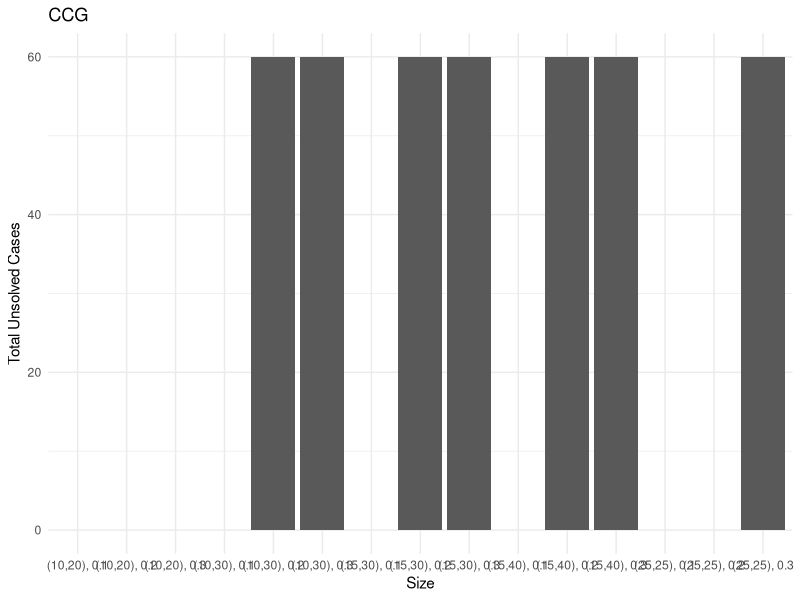
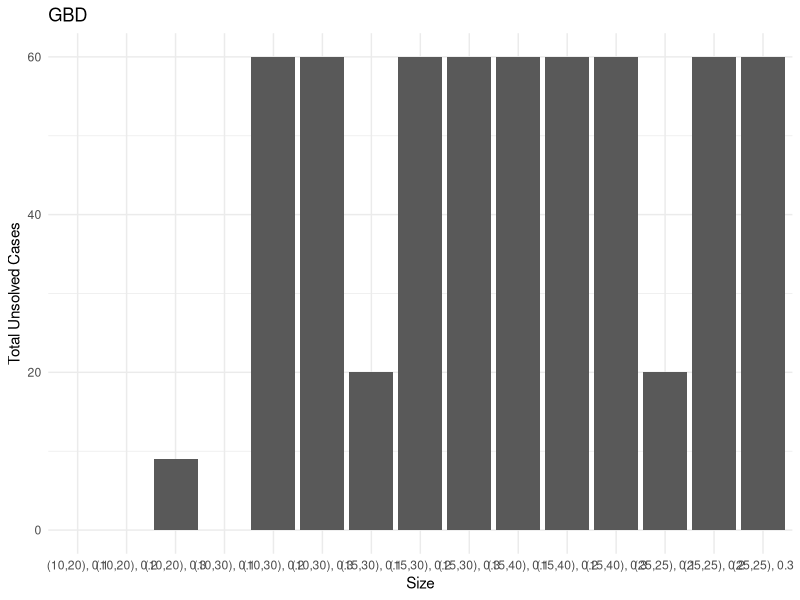
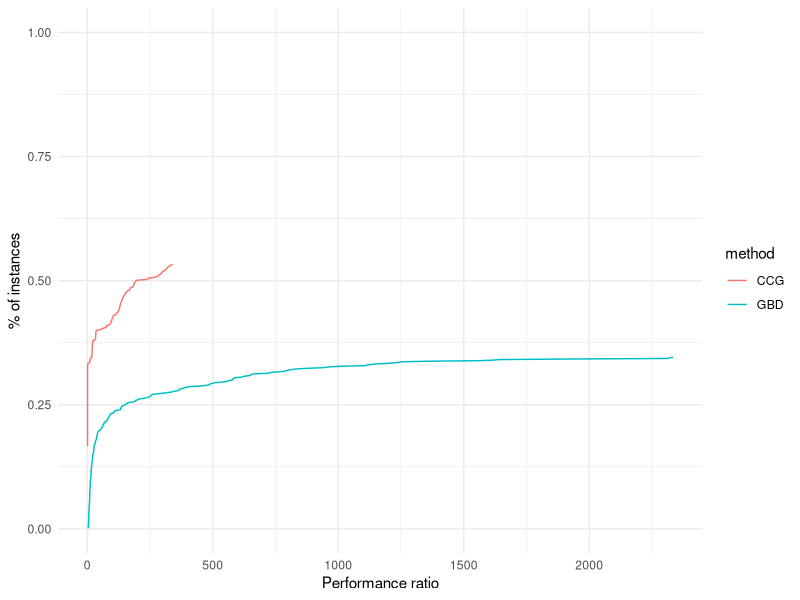
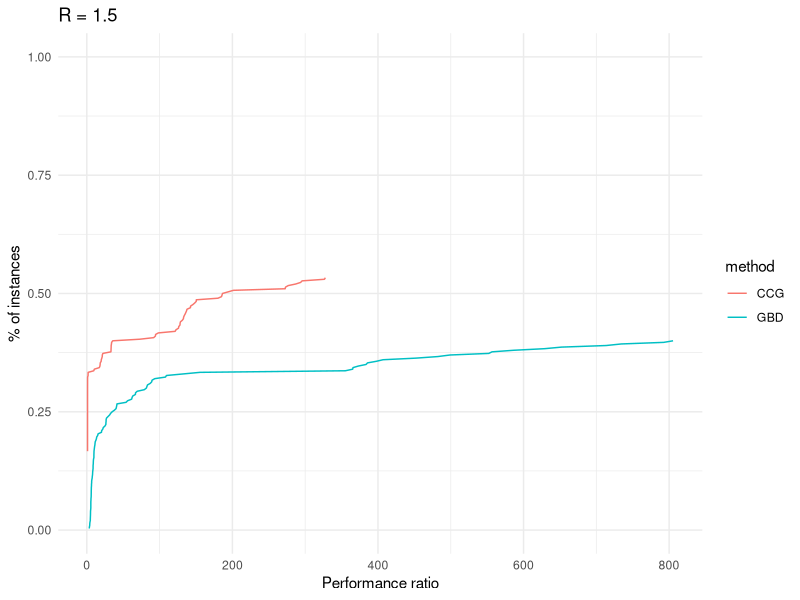
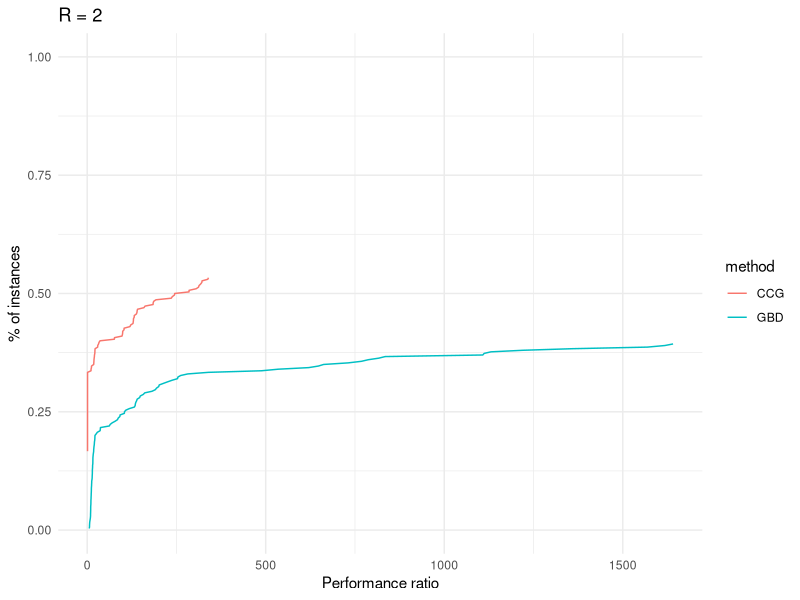
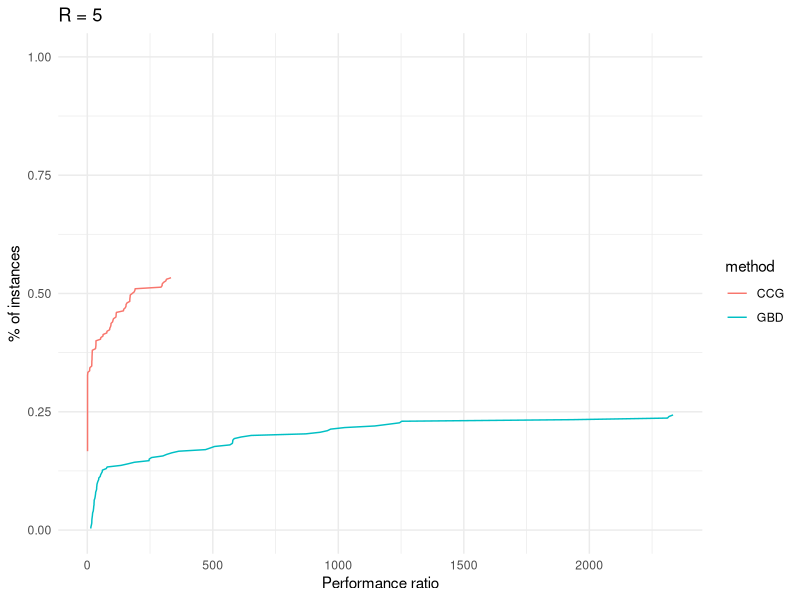
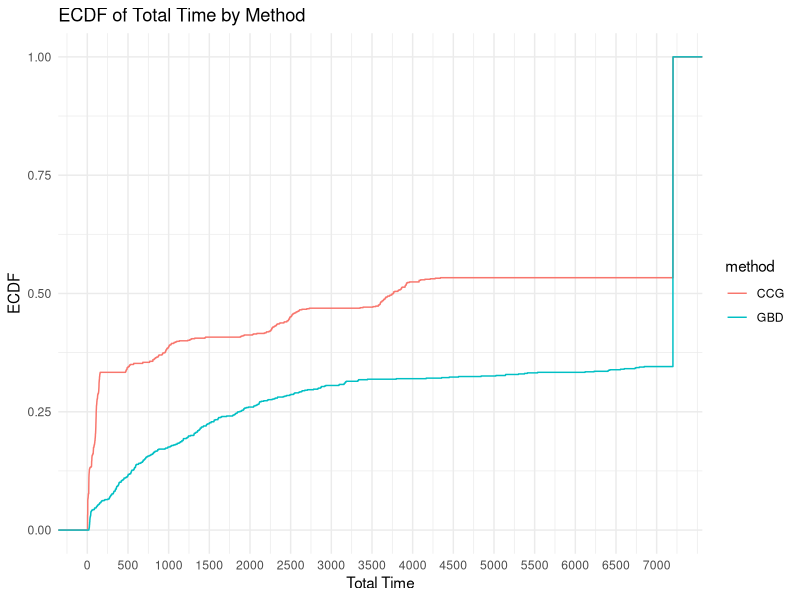
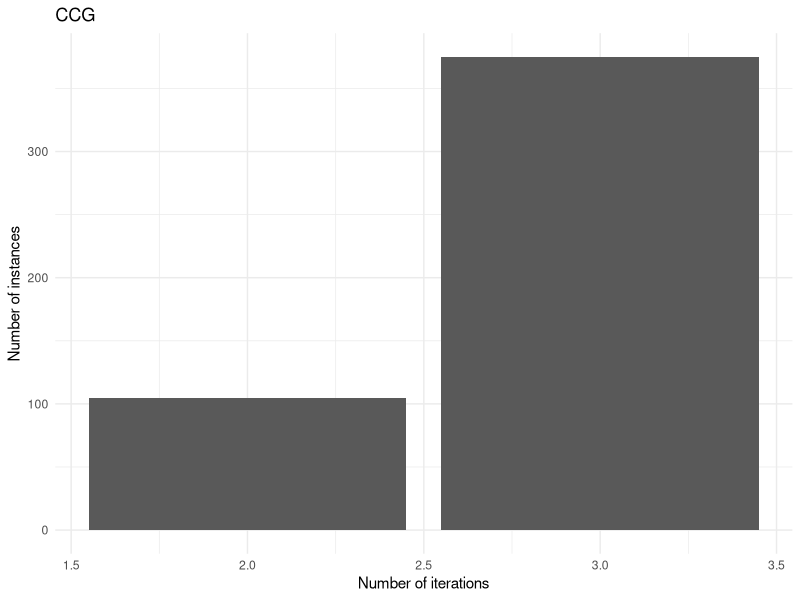

The R script that drew these images, in order:
## ---- chunk 1
library(rmarkdown)
library(kableExtra)
library(tidyr)
library(ggplot2)
suppressPackageStartupMessages(library(dplyr))
## ---- chunk 2
results = read.table("./results.csv", header = FALSE, sep = ',')
colnames(results) <- c("tag", "instance", "n_facilities", "n_customers", "Gamma", "deviation", "time_limit", "method", "total_time", "master_time", "separation_time", "best_bound", "iteration_count", "fail")
results$tag = NULL

#results = results[!(results$n_facilities == 10 & results$n_customers == 30),]
#results = results[!(results$n_facilities == 15 & results$n_customers == 40),]
## ---- chunk 3
sum(results$fail)
## ---- chunk 4
results$p = results$Gamma / results$n_customers
results$p = ceiling(results$p / .05) * .05
## ---- chunk 5
results = results %>%
  mutate(
    ratio_demand_capacity = as.integer(sub('.*instance_F\\d+_C\\d+_R(\\d+)__\\d+\\.txt', '\\1', instance))
  )

results$size = paste0("(", results$n_facilities, ",", results$n_customers, "), ", results$p)
## ---- chunk 6
time_limit = 7200

results$unsolved = results$total_time >= time_limit | results$fail
## ---- chunk 7
paged_table(results)
## ---- chunk 8
time_limit = 7200
## ---- chunk 9
for (method in unique(results$method)) {
  
  # Sum of unsolved cases for each size
  sum_unsolved = results[results$method == method,] %>% group_by(size) %>% summarise(total_unsolved = sum(unsolved))
  
  # Create a bar plot
  p = ggplot(sum_unsolved, aes(x = size, y = total_unsolved)) +
    geom_bar(stat = "identity") +
    labs(x = "Size", y = "Total Unsolved Cases", title = method) +
    theme_minimal()

  print(p)
}
## ---- chunk 10
add_performance_ratio = function(dataset, 
                                 criterion_column = "total_time",
                                 unsolved_column = "unsolved",
                                 instance_column = "instance",
                                 solver_column = "solver",
                                 output_column = "performance_ratio") {
  
  # Compute best score for each instance
  best = dataset %>%
    group_by(!!sym(instance_column)) %>%
    mutate(best_solver = min(!!sym(criterion_column)))
  
  # Compute performance ratio for each instance and solver
  result = best %>%
    group_by(!!sym(instance_column), !!sym(solver_column)) %>%
    mutate(!!sym(output_column) := !!sym(criterion_column) / best_solver) %>%
    ungroup()
  
  if (sum(result[,unsolved_column]) > 0) {
    result[result[,unsolved_column] == TRUE,output_column] = max(result[,output_column])
  }

  return (result)
}

plot_performance_profile = function(dataset,
                                    criterion_column,
                                    unsolved_column = "unsolved",
                                    instance_column = "instance",
                                    solver_column = "solver"
                                    ) {
  
  dataset_with_performance_ratios = add_performance_ratio(dataset,
                                                          criterion_column = criterion_column,
                                                          instance_column = instance_column,
                                                          solver_column = solver_column,
                                                          unsolved_column = unsolved_column)
  
  solved_dataset_with_performance_ratios = dataset_with_performance_ratios[!dataset_with_performance_ratios[,unsolved_column],]
  
  compute_performance_profile_point = function(method, data) {
    
    performance_ratios = solved_dataset_with_performance_ratios[solved_dataset_with_performance_ratios[,solver_column] == method,]$performance_ratio
    
    unscaled_performance_profile_point = ecdf(performance_ratios)(data)
    
    n_instances = sum(dataset[,solver_column] == method)
    n_solved_instances = sum(dataset[,solver_column] == method & !dataset[,unsolved_column])
    
    return( unscaled_performance_profile_point * n_solved_instances / n_instances )
  }
  
  perf = solved_dataset_with_performance_ratios %>%
    group_by(!!sym(solver_column)) %>%
    mutate(performance_profile_point = compute_performance_profile_point(unique(!!sym(solver_column)), performance_ratio))
  
  result = ggplot(data = perf, aes(x = performance_ratio, y = performance_profile_point, color = !!sym(solver_column))) +
              geom_line()
  
  return (result)
}

## ---- chunk 11
plot_performance_profile(results, criterion_column = "total_time", solver_column = "method") +
  labs(x = "Performance ratio", y = "% of instances") +
  scale_y_continuous(limits = c(0, 1)) +
  theme_minimal()
## ---- chunk 12
for (ratio in unique(results$ratio_demand_capacity)) {
  
  p = plot_performance_profile(results[results$ratio_demand_capacity == ratio,], criterion_column = "total_time", solver_column = "method") +
    labs(x = "Performance ratio", y = "% of instances", title = paste0("R = ", ratio / 1000)) +
    scale_y_continuous(limits = c(0, 1)) +
    theme_minimal()
  
  print(p)
}
## ---- chunk 13
ggplot(results, aes(x = total_time, color = method)) +
  stat_ecdf(geom = "step") +
  xlab("Total Time") +
  ylab("ECDF") +
  labs(title = "ECDF of Total Time by Method")  +
  scale_x_continuous(breaks = seq(0, max(results$total_time), by = 500), labels = seq(0, max(results$total_time), by = 500)) +
  theme_minimal()
## ---- chunk 14
results_solved = results %>%
  filter(total_time < 7200) %>%
  group_by(method, n_facilities, n_customers, p, deviation) %>%
  summarize(
    solved = n(),
    total_time = mean(total_time),
    master_time = mean(master_time),
    separation_time = mean(separation_time),
    solved_iteration_count = mean(iteration_count),
    .groups = "drop"
  ) %>%
  ungroup()
## ---- chunk 15
results_unsolved <- results %>%
  filter(total_time >= 7200) %>%
  group_by(method, n_facilities, n_customers, p, deviation) %>%
  summarize(
    unsolved = n(),
    unsolved_iteration_count = mean(iteration_count),
    .groups = "drop"
  ) %>%
  ungroup()
## ---- chunk 16
final_result <- merge(results_solved, results_unsolved, by = c("method", "n_facilities", "n_customers", "p", "deviation"), all = TRUE)
## ---- chunk 17
final_result[is.na(final_result)] = 0
## ---- chunk 18
knitr::kable(final_result, 
               digits = c(0, 0, 0, 2, 2, 0, 2, 2, 2, 2, 0, 2), 
               col.names = c("Method", "|V_1|", "|V_2|", "p", "dev", "Count", "Total", "Master", "Sepatation", "# Iter", "Count", "# Iter"),
               caption = "Summary table"
             ) %>%
      kable_classic() %>%
      add_header_above(c(" " = 5, "Solved instances" = 5, "Unsolved instances" = 2)
)
## ---- chunk 19
for (method in unique(results$method)) {
  
  p = ggplot(results[results$method == method & results$total_time < time_limit,], aes(x = iteration_count)) +
    geom_bar() +
    labs(
      title = method,
      x = "Number of iterations",
      y = "Number of instances"
    ) +
    theme_minimal()
    
  print(p) 
}
